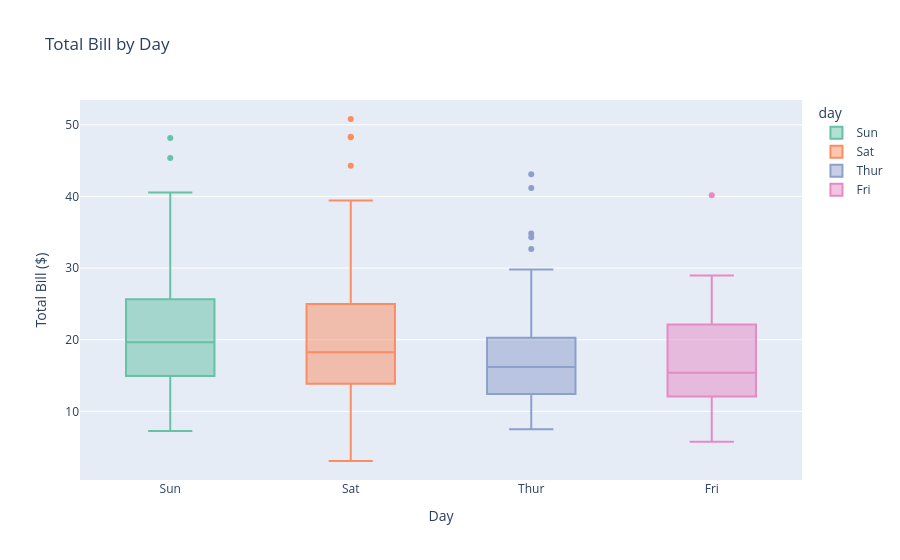

Write notebook code for a chart like this one.
### Markdown cell above
#### Plotly

### Code cell
import plotly.express as px

# Box Plot
fig = px.box(
    tips,
    x="day",
    y="total_bill",
    color="day",
    title="Total Bill by Day",
    color_discrete_sequence=px.colors.qualitative.Set2
)

fig.update_layout(
    xaxis_title="Day",
    yaxis_title="Total Bill ($)"
)

fig.show()

### Figure 1 — Plotly figure (JSON) as saved in the notebook; plotly's stock layout.template omitted (floating-point values rounded to 4 significant figures)
{"data": [{"alignmentgroup": "True", "hovertemplate": "day=%{x}<br>total_bill=%{y}<extra></extra>", "legendgroup": "Sun", "marker": {"color": "rgb(102,194,165)"}, "name": "Sun", "notched": false, "offsetgroup": "Sun", "orientation": "v", "showlegend": true, "type": "box", "x": ["Sun", "Sun", "Sun", "Sun", "Sun", "Sun", "Sun", "Sun", "Sun", "Sun", "Sun", "Sun", "Sun", "Sun", "Sun", "Sun", "Sun", "Sun", "Sun", "Sun", "Sun", "Sun", "Sun", "Sun", "Sun", "Sun", "Sun", "Sun", "Sun", "Sun", "Sun", "Sun", "Sun", "Sun", "Sun", "Sun", "Sun", "Sun", "Sun", "Sun", "Sun", "Sun", "Sun", "Sun", "Sun", "Sun", "Sun", "Sun", "Sun", "Sun", "Sun", "Sun", "Sun", "Sun", "Sun", "Sun", "Sun", "Sun", "Sun", "Sun", "Sun", "Sun", "Sun", "Sun", "Sun", "Sun", "Sun", "Sun", "Sun", "Sun", "Sun", "Sun", "Sun", "Sun", "Sun", "Sun"], "x0": " ", "xaxis": "x", "y": [16.99, 10.34, 21.01, 23.68, 24.59, 25.29, 8.77, 26.88, 15.04, 14.78, 10.27, 35.26, 15.42, 18.43, 14.83, 21.58, 10.33, 16.29, 16.97, 17.46, 13.94, 9.68, 30.4, 18.29, 22.23, 32.4, 28.55, 18.04, 12.54, 10.29, 34.81, 9.94, 25.56, 19.49, 38.07, 23.95, 25.71, 17.31, 29.93, 14.07, 13.13, 17.26, 24.55, 19.77, 29.85, 48.17, 25.0, 13.39, 16.49, 21.5, 12.66, 16.21, 13.81, 17.51, 24.52, 20.76, 31.71, 7.25, 31.85, 16.82, 32.9, 17.89, 14.48, 9.6, 34.63, 34.65, 23.33, 45.35, 23.17, 40.55, 20.69, 20.9, 30.46, 18.15, 23.1, 15.69], "y0": " ", "yaxis": "y"}, {"alignmentgroup": "True", "hovertemplate": "day=%{x}<br>total_bill=%{y}<extra></extra>", "legendgroup": "Sat", "marker": {"color": "rgb(252,141,98)"}, "name": "Sat", "notched": false, "offsetgroup": "Sat", "orientation": "v", "showlegend": true, "type": "box", "x": ["Sat", "Sat", "Sat", "Sat", "Sat", "Sat", "Sat", "Sat", "Sat", "Sat", "Sat", "Sat", "Sat", "Sat", "Sat", "Sat", "Sat", "Sat", "Sat", "Sat", "Sat", "Sat", "Sat", "Sat", "Sat", "Sat", "Sat", "Sat", "Sat", "Sat", "Sat", "Sat", "Sat", "Sat", "Sat", "Sat", "Sat", "Sat", "Sat", "Sat", "Sat", "Sat", "Sat", "Sat", "Sat", "Sat", "Sat", "Sat", "Sat", "Sat", "Sat", "Sat", "Sat", "Sat", "Sat", "Sat", "Sat", "Sat", "Sat", "Sat", "Sat", "Sat", "Sat", "Sat", "Sat", "Sat", "Sat", "Sat", "Sat", "Sat", "Sat", "Sat", "Sat", "Sat", "Sat", "Sat", "Sat", "Sat", "Sat", "Sat", "Sat", "Sat", "Sat", "Sat", "Sat", "Sat", "Sat"], "x0": " ", "xaxis": "x", "y": [20.65, 17.92, 20.29, 15.77, 39.42, 19.82, 17.81, 13.37, 12.69, 21.7, 19.65, 9.55, 18.35, 15.06, 20.69, 17.78, 24.06, 16.31, 16.93, 18.69, 31.27, 16.04, 38.01, 26.41, 11.24, 48.27, 20.29, 13.81, 11.02, 18.29, 17.59, 20.08, 16.45, 3.07, 20.23, 15.01, 12.02, 17.07, 26.86, 25.28, 14.73, 10.51, 17.92, 44.3, 22.42, 20.92, 15.36, 20.49, 25.21, 18.24, 14.31, 14.0, 7.25, 10.59, 10.63, 50.81, 15.81, 26.59, 38.73, 24.27, 12.76, 30.06, 25.89, 48.33, 13.27, 28.17, 12.9, 28.15, 11.59, 7.74, 30.14, 20.45, 13.28, 22.12, 24.01, 15.69, 11.61, 10.77, 15.53, 10.07, 12.6, 32.83, 35.83, 29.03, 27.18, 22.67, 17.82], "y0": " ", "yaxis": "y"}, {"alignmentgroup": "True", "hovertemplate": "day=%{x}<br>total_bill=%{y}<extra></extra>", "legendgroup": "Thur", "marker": {"color": "rgb(141,160,203)"}, "name": "Thur", "notched": false, "offsetgroup": "Thur", "orientation": "v", "showlegend": true, "type": "box", "x": ["Thur", "Thur", "Thur", "Thur", "Thur", "Thur", "Thur", "Thur", "Thur", "Thur", "Thur", "Thur", "Thur", "Thur", "Thur", "Thur", "Thur", "Thur", "Thur", "Thur", "Thur", "Thur", "Thur", "Thur", "Thur", "Thur", "Thur", "Thur", "Thur", "Thur", "Thur", "Thur", "Thur", "Thur", "Thur", "Thur", "Thur", "Thur", "Thur", "Thur", "Thur", "Thur", "Thur", "Thur", "Thur", "Thur", "Thur", "Thur", "Thur", "Thur", "Thur", "Thur", "Thur", "Thur", "Thur", "Thur", "Thur", "Thur", "Thur", "Thur", "Thur", "Thur"], "x0": " ", "xaxis": "x", "y": [27.2, 22.76, 17.29, 19.44, 16.66, 10.07, 32.68, 15.98, 34.83, 13.03, 18.28, 24.71, 21.16, 10.65, 12.43, 24.08, 11.69, 13.42, 14.26, 15.95, 12.48, 29.8, 8.52, 14.52, 11.38, 22.82, 19.08, 20.27, 11.17, 12.26, 18.26, 8.51, 10.33, 14.15, 16.0, 13.16, 17.47, 34.3, 41.19, 27.05, 16.43, 8.35, 18.64, 11.87, 9.78, 7.51, 19.81, 28.44, 15.48, 16.58, 7.56, 10.34, 43.11, 13.0, 13.51, 18.71, 12.74, 13.0, 16.4, 20.53, 16.47, 18.78], "y0": " ", "yaxis": "y"}, {"alignmentgroup": "True", "hovertemplate": "day=%{x}<br>total_bill=%{y}<extra></extra>", "legendgroup": "Fri", "marker": {"color": "rgb(231,138,195)"}, "name": "Fri", "notched": false, "offsetgroup": "Fri", "orientation": "v", "showlegend": true, "type": "box", "x": ["Fri", "Fri", "Fri", "Fri", "Fri", "Fri", "Fri", "Fri", "Fri", "Fri", "Fri", "Fri", "Fri", "Fri", "Fri", "Fri", "Fri", "Fri", "Fri"], "x0": " ", "xaxis": "x", "y": [28.97, 22.49, 5.75, 16.32, 22.75, 40.17, 27.28, 12.03, 21.01, 12.46, 11.35, 15.38, 12.16, 13.42, 8.58, 15.98, 13.42, 16.27, 10.09], "y0": " ", "yaxis": "y"}], "layout": {"boxmode": "overlay", "legend": {"title": {"text": "day"}, "tracegroupgap": 0}, "title": {"text": "Total Bill by Day"}, "xaxis": {"anchor": "y", "categoryarray": ["Sun", "Sat", "Thur", "Fri"], "categoryorder": "array", "domain": [0, 1], "title": {"text": "Day"}}, "yaxis": {"anchor": "x", "domain": [0, 1], "title": {"text": "Total Bill ($)"}}}}
